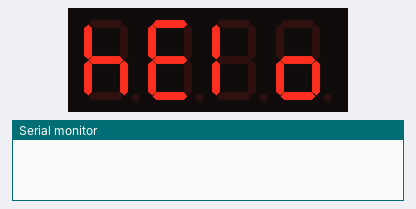
Simulated run of this sketch. Board: Arduino Uno, built with avr-gcc and run on an emulated ATmega328P. Parts: 4-digit seven-segment display, the last lines printed to the serial monitor.

Above: at 0.1 s.
At 1.1 s:
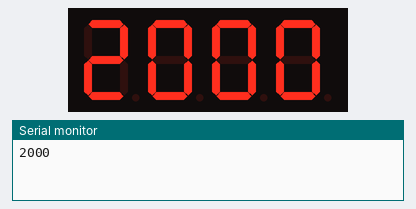
At 10.1 s:
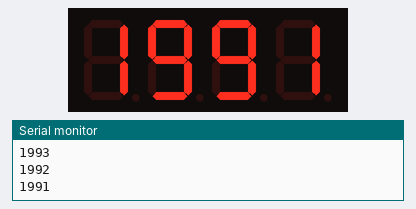
At 19.1 s:
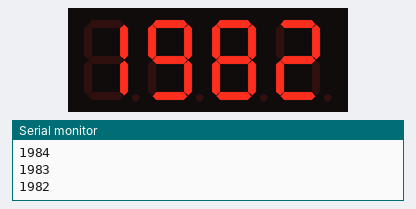
At 28.1 s:
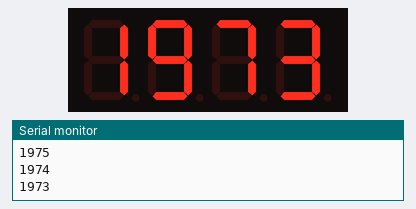
At 38.1 s:
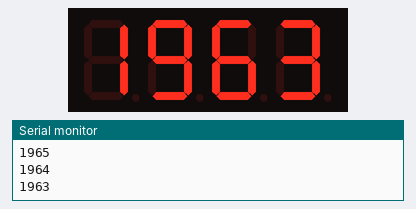

Measured:
- what the display in image 1 shows lasts 1.0 s, from 1.0 s to 2.0 s

The sketch:

countdown-timer.ino
```cpp
#include "Wire.h"
#include <TM1650.h>

// connect your 4-digit display up to A4 and A5
#define DS3231_I2C_ADDRESS 0x68

// data structure for the TM1650 display driver
// https://github.com/arkhipenko/TM1650
// http://playground.arduino.cc/Main/TM1650
// http://www.datasheetcafe.com/tm1650-datasheet-led-controller/
TM1650 d;

char time_array[5] = "hElo";
int counter = 2000;

void setup()
{
  Wire.begin();
  Serial.begin(9600);
  d.init();
  d.setBrightness(TM1650_MIN_BRIGHT);
  d.displayOn();
  d.displayString(time_array);
  delay(1000);
}

void loop() {
  time_array[0] = char(48 + (counter/1000 % 10));
  time_array[1] = char(48 + (counter/100 % 10));
  time_array[2] = char(48 + (counter/10 % 10));
  time_array[3] = char(48 + (counter % 10));
//  if (counter % 2)
//     d.controlPosition(3, 8); // this turns on the colon between the digits
//  else d.controlPosition(3, 0);
  d.displayString(time_array);
  Serial.println(counter);
  delay(1000);
  if (counter == 0) {
       counter = 2000;
       sound_alarm();
  };

  counter--;
}

void sound_alarm() {
  // play a sound on the speaker
}
```
